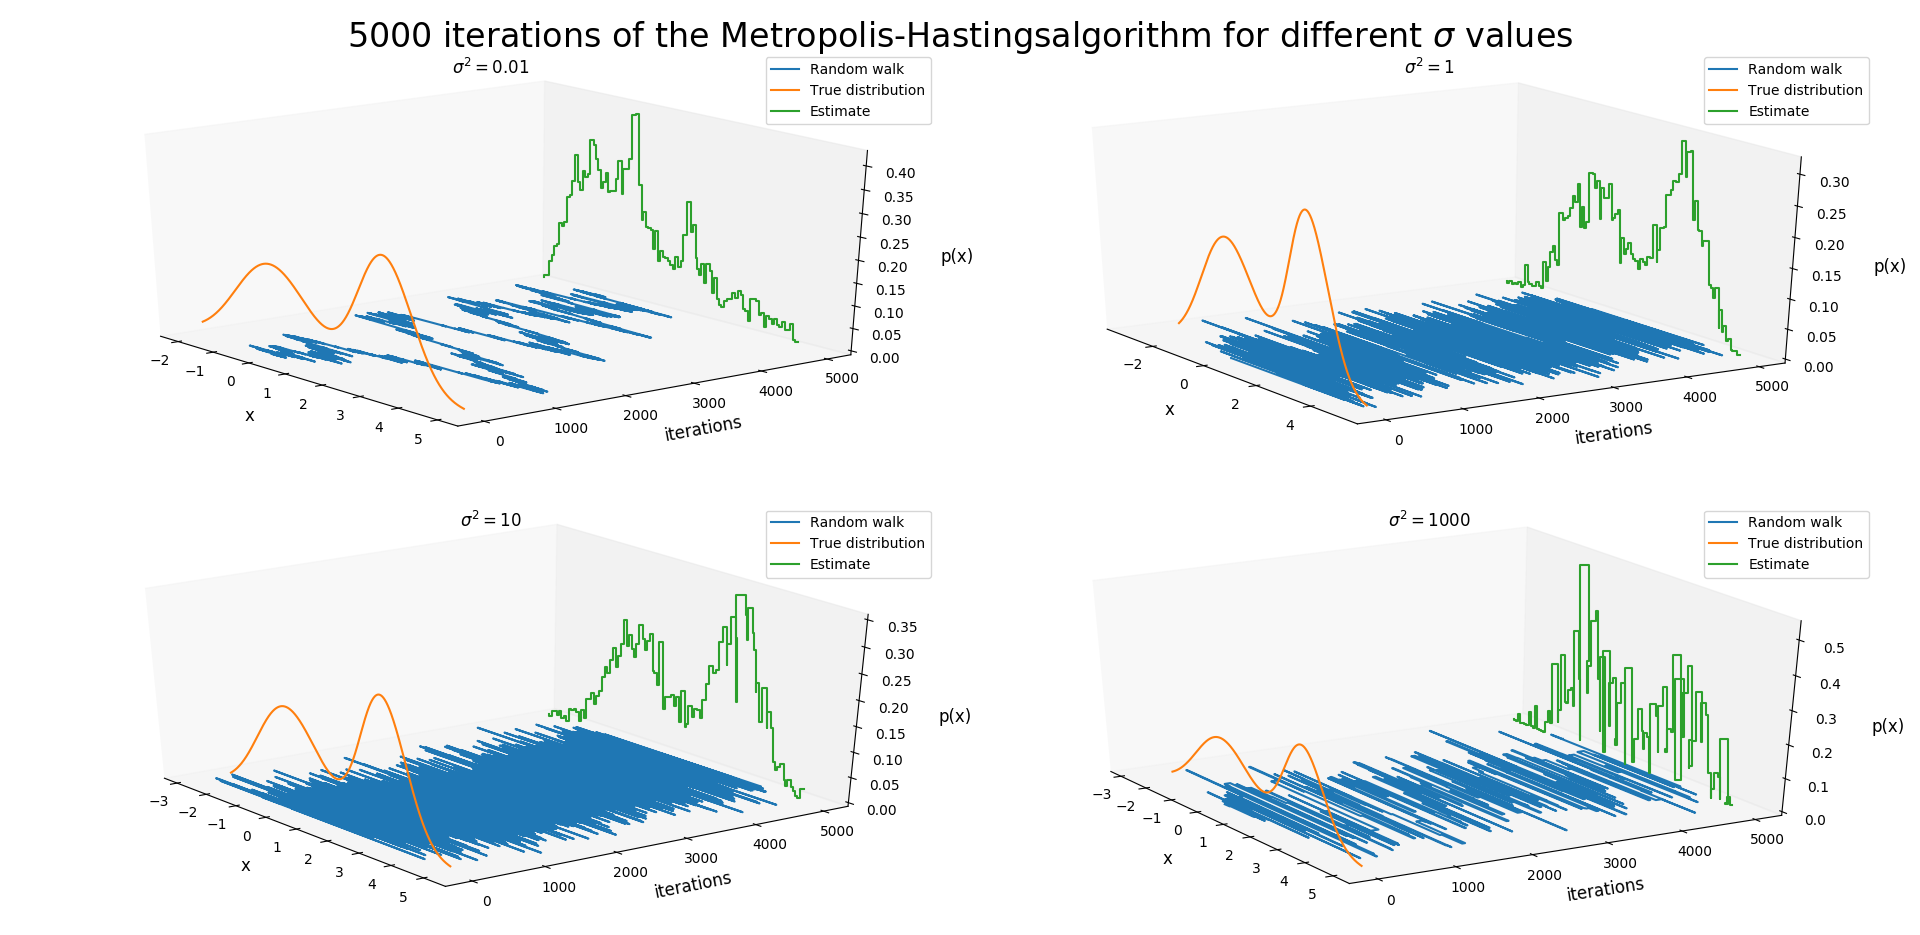

The Python source for this figure:
import numpy as np
from scipy.stats import norm
import matplotlib.pyplot as plt
from mpl_toolkits.mplot3d import Axes3D  # noqa: F401 unused import
"""
    A small demonstration of Metropolis-Hastings sampling. 
    
    The target distribution is a simple bimodal Gaussian mixture.
    
    In this example, we explore the effect of changing the variance 
    of the (Gaussian) proposal distribution in the M-H algorithm.
"""

def p(x, a_1=0.5, mu_1=0, var_1=1, a_2=0.5, mu_2=3, var_2=0.5):
    """ The distribution of the data, known up to a normalizing constant.
    
    Returns the pdf of a simple bimodal Gaussian mixture, i.e.:
            p(x) = a_1 * N(x|mu_1, var_1) + a_2 * N(x|mu_2, var_2)
    """

    return a_1 * norm.pdf(x, mu_1, np.sqrt(var_1)) \
         + a_2 * norm.pdf(x, mu_2, np.sqrt(var_2))

def q(x, x_given, var):
    """Return the pdf of the proposal (conditional) distribution."""
    return norm.pdf(x,x_given,np.sqrt(var))

def q_sample(x, var):
    """Return a sample from the proposal (conditional) distribution."""
    return np.random.normal(x,np.sqrt(var))

def metropolis_hastings(var, N):
    u = np.random.uniform(size=N)
    x = np.empty(shape=N)
    
    x[0] = 0 # initialize x_0
    for i in range(N-1):
        x_star = q_sample(x[i], var)

        A = min(1, (p(x_star) * q(x[i],   x_star, var)) / 
                   (p(x[i])   * q(x_star, x[i],   var))    )

        if u[i] < A:
            x[i+1] = x_star
        else:
            x[i+1] = x[i]

    return x

def visualize_results(x, var, ax):
    """ Visualize the results of the sampling procedure in a 3D plot."""

    # Plot the random walk
    ys = [i for i in range(x.shape[0])]
    ax.plot(x, ys, zs=0, zdir='z', label='Random walk')

    # Plot the true distribution
    true_distr_linspace = np.linspace(-2, 5, x.shape[0])
    ax.plot(true_distr_linspace, p(true_distr_linspace), zs=0, zdir='y', label='True distribution')

    # Plot the histogram of the random walk
    hist, bins = np.histogram(x, bins=100, density=True)
    xs = (bins[:-1] + bins[1:])/2
    ax.step(xs, hist, zs=x.shape[0], zdir='y', label='Estimate')
    
    # Formatting
    plt.title('$\sigma^2=${}'.format(var))
    ax.grid(False)
    ax.set_xlabel("x", fontsize=12, labelpad=12)
    ax.set_ylabel("iterations", fontsize=12, labelpad=12)
    ax.set_zlabel("p(x)", fontsize=12, labelpad=12)
    ax.legend(loc='upper left')

if __name__ == "__main__":    
    N = 5000 # Number of iterations

    fig = plt.figure()
    fig.suptitle("{} iterations of the Metropolis-Hastings "
                 "algorithm for different $\sigma$ values".format(N), fontsize=24)

    var = 0.01 # Variance of the proposal distribution
    ax = fig.add_subplot(2, 2, 1, projection='3d')
    visualize_results(metropolis_hastings(var,N), var, ax)
    
    var = 1
    ax = fig.add_subplot(2, 2, 2, projection='3d')
    visualize_results(metropolis_hastings(var,N), var, ax)
    
    var = 10
    ax = fig.add_subplot(2, 2, 3, projection='3d')
    visualize_results(metropolis_hastings(var,N), var, ax)
    
    var = 1000
    ax = fig.add_subplot(2, 2, 4, projection='3d')
    visualize_results(metropolis_hastings(var,N), var, ax)
    plt.tight_layout()
    plt.show()
